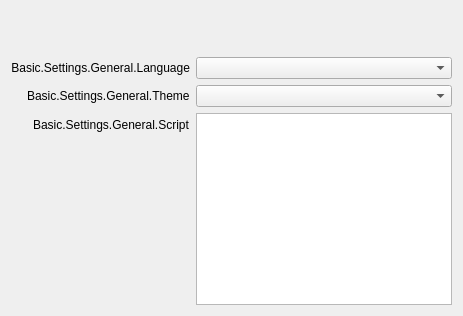
       <widget class="QWidget" name="generalPage">
        <layout class="QFormLayout" name="formLayout_2">
         <property name="fieldGrowthPolicy">
          <enum>QFormLayout::AllNonFixedFieldsGrow</enum>
         </property>
         <property name="labelAlignment">
          <set>Qt::AlignRight|Qt::AlignTrailing|Qt::AlignVCenter</set>
         </property>
         <item row="0" column="0">
          <spacer name="verticalSpacer">
           <property name="orientation">
            <enum>Qt::Vertical</enum>
           </property>
           <property name="sizeHint" stdset="0">
            <size>
             <width>20</width>
             <height>40</height>
            </size>
           </property>
          </spacer>
         </item>
         <item row="1" column="0">
          <widget class="QLabel" name="label">
           <property name="minimumSize">
            <size>
             <width>170</width>
             <height>0</height>
            </size>
           </property>
           <property name="text">
            <string>Basic.Settings.General.Language</string>
           </property>
           <property name="alignment">
            <set>Qt::AlignRight|Qt::AlignTrailing|Qt::AlignVCenter</set>
           </property>
          </widget>
         </item>
         <item row="1" column="1">
          <widget class="QComboBox" name="language"/>
         </item>
         <item row="2" column="0">
          <widget class="QLabel" name="label_42">
           <property name="text">
            <string>Basic.Settings.General.Theme</string>
           </property>
          </widget>
         </item>
         <item row="2" column="1">
          <widget class="QComboBox" name="theme"/>
         </item>
         <item row="3" column="0">
          <widget class="QLabel" name="label_43">
           <property name="text">
            <string>Basic.Settings.General.Script</string>
           </property>
          </widget>
         </item>
         <item row="3" column="1">
          <widget class="QPlainTextEdit" name="script"/>
         </item>
        </layout>
       </widget>
